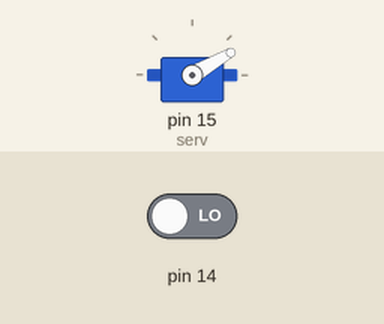
A sketch run on a simulated Arduino Uno, built with avr-gcc and run on an emulated ATmega328P. Shown: servo. The inputs (shaded band) are chosen by the test bench; at power-on: pin 14 LOW.

Above: at 1.2 s.
1.3 s: pin 14 driven HIGH
At 1.7 s:
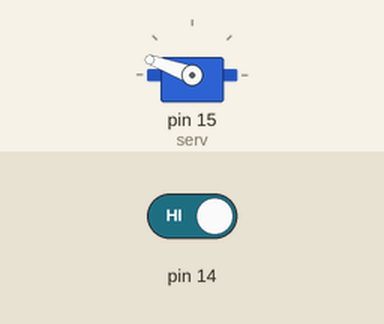
2.8 s: pin 14 driven LOW
At 4.0 s:
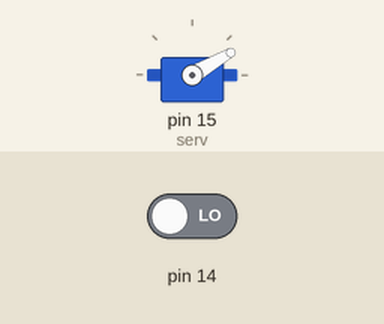
Timing chart, 0 to 5.8 s (numbered marks = the images above; inputs shaded):
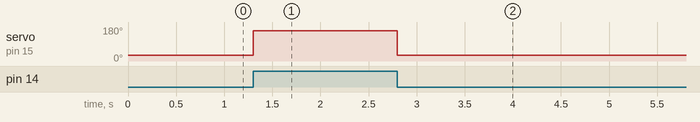

The sketch:

sketch_feb12a.ino
```cpp
#include <Servo.h>

Servo serv;

void setup() {
 serv.attach(15);
  pinMode(14,INPUT);
  // put your setup code here, to run once:

}

void loop() {
  if(digitalRead(14)==1){serv.write(160);}
  else if(digitalRead(14)==0){serv.write(30);}
  // put your main code here, to run repeatedly:

}
```

Measured:
- after the input at 1.3 s, servo on pin 15 (serv): 30° → 160° at once
- after the input at 2.8 s, servo on pin 15 (serv): 160° → 30° at once
